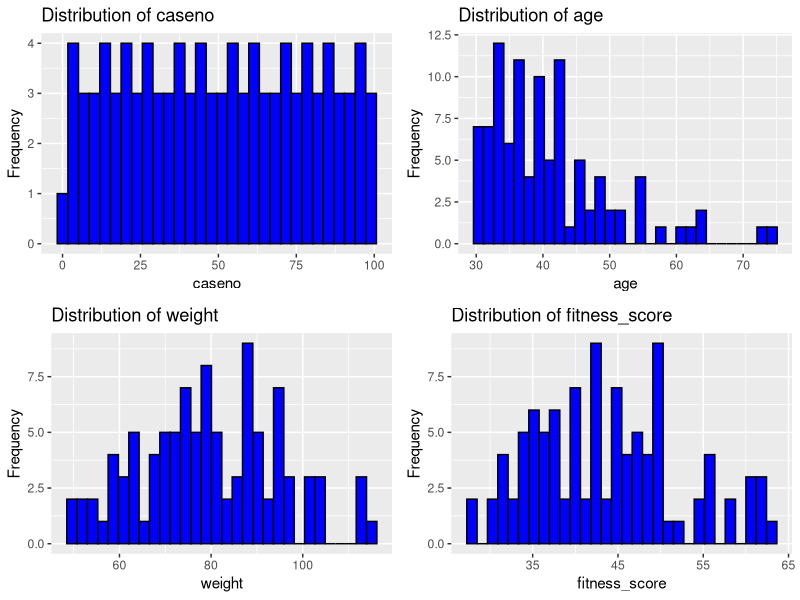
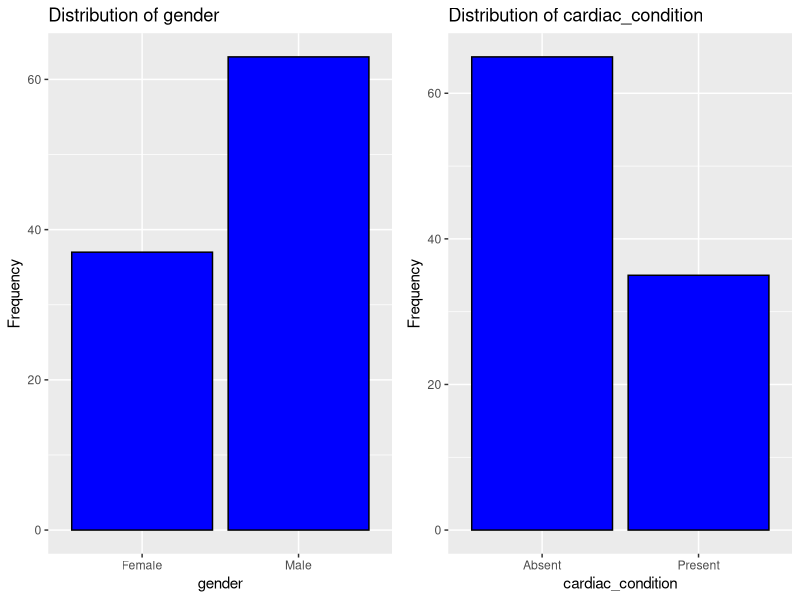
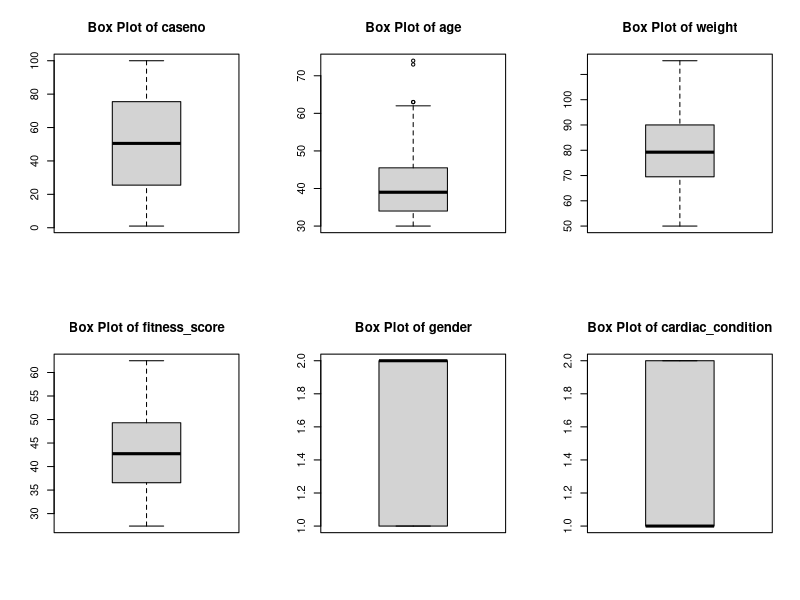
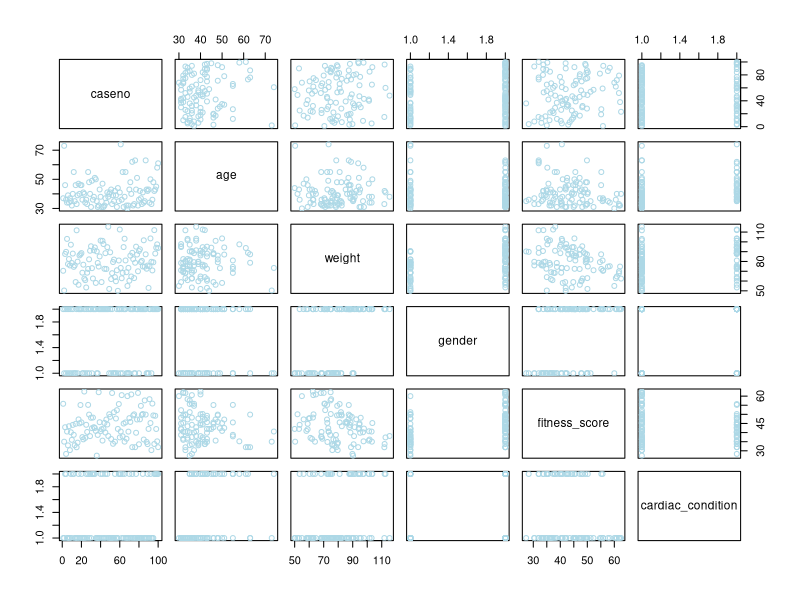
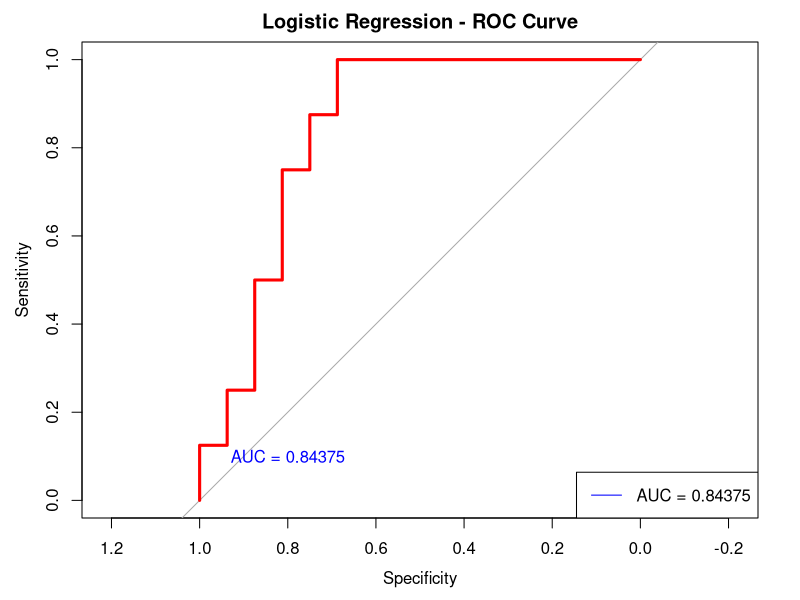
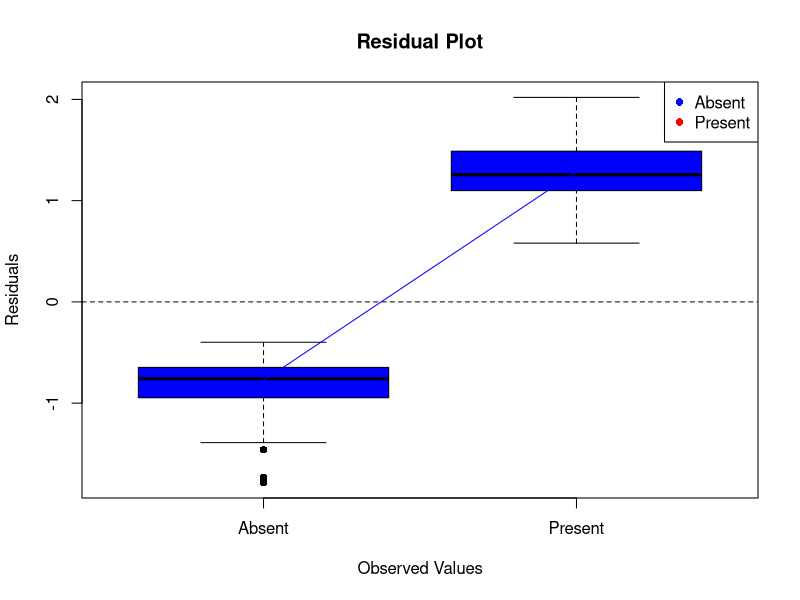
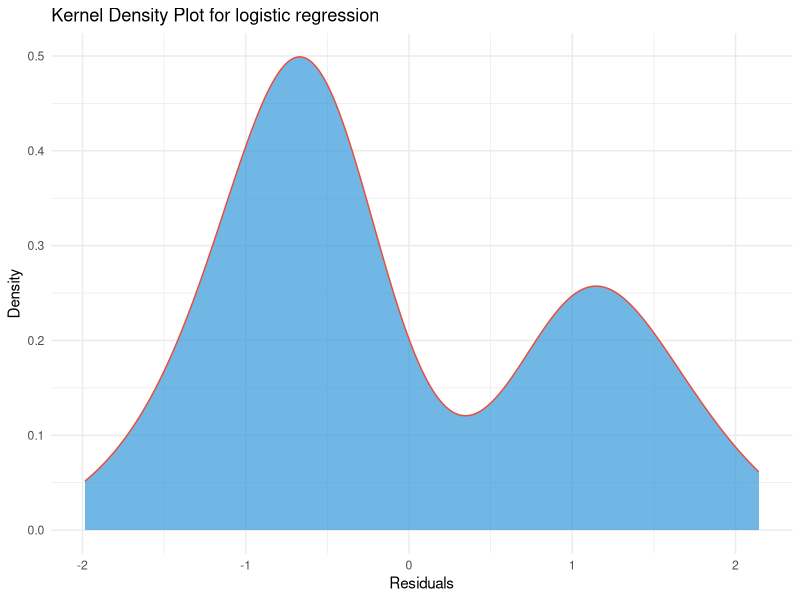

Generate these figures, in order, with R:
# Install packages needed
install.packages("tidyverse","caret","pROC","ggplot2")
# Load required libraries
library(tidyverse)
library(caret)
library(gridExtra)#function "grid.arrange
library(pROC)# Load the pROC package for the curve
library(ggplot2)

# Set working directory
setwd("C:/Users/Admin/Desktop/stat_project_CA2")

# Load dataset
cardiac <- read.csv("cardiac.csv", header = TRUE, na.string = c(""), stringsAsFactors = TRUE)

###################### Explore the dataset #####################

summary(cardiac)# view the data summary
head(cardiac)
str(cardiac)#view the data frame
dim(cardiac)# 100 rows and  6 columns
sapply(cardiac, class)# list the types for every columns

# Check for missing values
missing_values <- colSums(is.na(cardiac))
missing_values

dup_count <- sum(duplicated(cardiac))
cat("Number of duplicated rows: ", dup_count, "\n")  # Number of duplicated rows: 0

# Create a list of variables you want to plot
num_variables <- c("caseno", "age", "weight", "fitness_score")
plots <- list()#list to store the plots

# Loop through the variables and plots
for (variable in num_variables) {
  plot <- ggplot(cardiac, aes(x = .data[[variable]])) +
    geom_histogram(fill = "blue", bins = 30, color = "black") +
    labs(title = paste("Distribution of", variable), x = variable, y = "Frequency")
  
  plots[[variable]] <- plot
}
# Arrange and plot the plots in a grid with a 2x2 layout
grid.arrange(grobs = plots, ncol = 2, nrow = 2)

# plot for categorical variables(factor variables)
gender <- ggplot(cardiac, aes(x = as.factor(gender ))) +
  geom_bar(fill = "blue", color = "black") +
  labs(title = "Distribution of gender", x = "gender", y = "Frequency")
cardiac_condition <- ggplot(cardiac, aes(x = as.factor(cardiac_condition))) +
  geom_bar(fill = "blue", color = "black") +
  labs(title = "Distribution of cardiac_condition", x = "cardiac_condition", y = "Frequency")

# Arrange plots in a 2x2 grid
grid.arrange(gender, cardiac_condition, ncol = 2)
par(mfrow = c(1, 1))# Reset the layout to the default

# check for outliers using boxplot for visualizing the variables
variables <- c("caseno", "age", "weight", "fitness_score","gender","cardiac_condition")
# Set up the layout for the plots
par(mfrow = c(2, 3))
# Create boxplots for each variable
for (variable in variables) {
  boxplot(cardiac[[variable]], main = paste("Box Plot of", variable))
}
# Reset the layout to the default
par(mfrow = c(1, 1))

#Linearity check 
plot(cardiac, col = "lightblue")

# Split data into training and testing sets
set.seed(23138548)  # Set seed for reproducibility
# Split the dataset into training and testing sets
train_indices <- createDataPartition(cardiac$cardiac_condition, p = 0.75, list = FALSE)
train_data <- cardiac[train_indices, ]
test_data <- cardiac[-train_indices, ]
dim(train_data)
dim(test_data)

#standardize the  numerical variables 
numeric_columns <- c("caseno", "age", "weight", "fitness_score")
standardize <- function(x) { return ((x - mean(x, na.rm = TRUE)) / sd(x))
}

# now apply standardization to train_data
train_data[, numeric_columns] <- apply(train_data[, numeric_columns], 2, standardize)
summary(train_data)
#Also apply standardization to test_data
test_data[, numeric_columns] <- apply(test_data[, numeric_columns], 2, standardize)
summary(test_data)

###################### logistic regression model ###############################

logistic_model <- glm(cardiac_condition ~ caseno + age + weight + gender + fitness_score,
                      data = train_data, family = "binomial")

# check the model summary
summary(logistic_model)

# Check the levels of test_data$cardiac_condition
levels(test_data$cardiac_condition)

# Make predictions on the test set
predictions <- predict(logistic_model, newdata = test_data, type = "response")

# Convert predicted_labels to factor with levels
predicted_labels <- ifelse(predictions > 0.5, "Present", "Absent")
predicted_labels <- factor(predicted_labels, levels = levels(test_data$cardiac_condition))

# Create a confusion matrix
conf_matrix <- confusionMatrix(predicted_labels, test_data$cardiac_condition)
conf_matrix

#Cross-validation
#Define your control parameters for cross-validation
ctrl <- trainControl(method = "cv", number = 5)  # 5-fold cross-validation

#Define your model
cvmodel_results <- train(cardiac_condition ~ ., data = train_data, method = "glm", trControl = ctrl)

#Print the results
print(cvmodel_results)

#the test to predict and plot the curve
predictions <- predict(logistic_model, newdata = test_data, type = "response")
roc_curve <- roc(test_data$cardiac_condition, predictions)#### to Generate the curve
print(roc_curve)#Area under the curve: 0.8401

#### Plot the curve
plot(roc_curve, main = "Logistic Regression - ROC Curve", col = "red", lwd = 3)
text(0.8, 0.1, paste("AUC =", round(auc(roc_curve), 5)), col = "blue")
legend("bottomright", legend = paste("AUC =", round(auc(roc_curve), 5)), col = "blue", lty = 1, cex = 1)

threshold <- 0.5
confusion_matrix <- table(test_data$cardiac_condition, ifelse(predictions > threshold, 1, 0))
accuracy <- sum(diag(confusion_matrix)) / sum(confusion_matrix)
cat("Accuracy: ", accuracy, "\n")# Print the accuracy: Accuracy:  0.7916667 

precision <- confusion_matrix[2, 2] / sum(confusion_matrix[, 2])
recall <- confusion_matrix[2, 2] / sum(confusion_matrix[2, ])
f1_score <- 2 * (precision * recall) / (precision + recall)

cat("Precision: ", precision, "\n")#Precision:  0.6666667
cat("Recall: ", recall, "\n")# Recall:  0.75 
cat("F1 Score: ", f1_score, "\n")#F1 Score:  0.7058824

# Calculate residuals
residuals <- residuals(glm(cardiac_condition ~ age + weight + fitness_score, data = train_data, family = "binomial"))

# Create a residual plot
plot(train_data$cardiac_condition, residuals, main = "Residual Plot",xlab = "Observed Values",ylab = "Residuals",
     pch = 16, col = ifelse(train_data$cardiac_condition == 1, "red", "blue"))
abline(h = 0, col = "black", lty = 2)# Add a horizontal line at y = 0 for reference

# Add a smooth line to identify trends
lines(lowess(train_data$cardiac_condition, residuals), col = "blue")

# Add legend
legend("topright", legend = c("Absent", "Present"), col = c("blue", "red"), pch = 16)

residual_model <- residuals(logistic_model)
ggplot(train_data, aes(x = residual_model)) +
  geom_density(fill = "#3498db", color = "#e74c3c", alpha = 0.7) +
  labs(title = "Kernel Density Plot for logistic regression", x = "Residuals", y = "Density") +
  theme_minimal()

